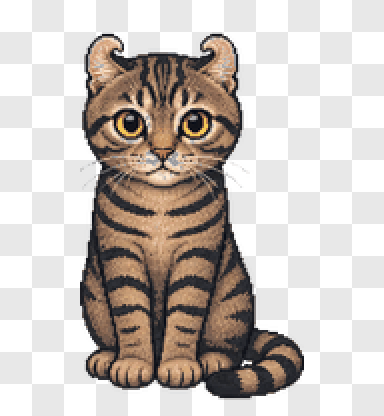
#> input picture assets/previews/becky--natewanggg/gifs/idle.gif, 384 x 416 px
$ python -i assemble_extended_atlas.py   (imports and definitions only)
#> lines starting #> are read from the running program, lines starting #| are printed output that depends on the picture; after the words box and inside, x2 and y2 are one past the last pixel; in counts of white or black regions, pixels touching at a corner belong together
#> further down, picture is the input picture: PIL image 384x416 P; mean R, G, B 201.2, 193.6, 188.3
#!/usr/bin/env python3
"""Assemble a standard Codex pet atlas plus 16 look-direction frames."""

from __future__ import annotations

import argparse
import json
import math
import re
import sys
from pathlib import Path

from PIL import Image

sys.path.insert(0, str(Path(__file__).resolve().parent))
from background_utils import (
    BACKGROUND_MODES,
    clear_transparent_rgb,
    prepare_sprite_source,
)
from extract_strip_frames import component_frame_groups, component_group_image

COLUMNS = 8
STANDARD_ROWS = 9
EXTENDED_ROWS = 11
STANDARD_ROW_STATES = [
    "idle",
    "running-right",
    "running-left",
    "waving",
    "jumping",
    "failed",
    "waiting",
    "running",
    "review",
]
CELL_WIDTH = 192
CELL_HEIGHT = 208
ATLAS_WIDTH = COLUMNS * CELL_WIDTH
STANDARD_ATLAS_HEIGHT = STANDARD_ROWS * CELL_HEIGHT
EXTENDED_ATLAS_HEIGHT = EXTENDED_ROWS * CELL_HEIGHT
LOOK_DIRECTION_LABELS = [
    "000",
    "022.5",
    "045",
    "067.5",
    "090",
    "112.5",
    "135",
    "157.5",
    "180",
    "202.5",
    "225",
    "247.5",
    "270",
    "292.5",
    "315",
    "337.5",
]
IMAGE_SUFFIXES = {".png", ".webp", ".jpg", ".jpeg"}
MIN_DETACHED_COMPONENT_PIXELS = 128
DEFAULT_EDGE_MARGIN = 2
DEFAULT_EDGE_PIXEL_THRESHOLD = 24


class CellGeometry:
    # [24 lines left out: functions __init__, edge_alpha_count, parse_hex_color, not called in this run]


def fit_to_cell(image: Image.Image) -> Image.Image:
    bbox = image.getbbox()
#> bbox = (0, 0, 384, 416)
    target = Image.new("RGBA", (CELL_WIDTH, CELL_HEIGHT), (0, 0, 0, 0))
#> target: PIL image 192x208 RGBA; every value is 0
    if bbox is None:
        return target

    sprite = image.crop(bbox).convert("RGBA")
    max_width = CELL_WIDTH - 10
    max_height = CELL_HEIGHT - 10
    scale = min(max_width / sprite.width, max_height / sprite.height, 1.0)
#> scale = 0.474
    if scale != 1.0:
        sprite = sprite.resize(
            (max(1, round(sprite.width * scale)), max(1, round(sprite.height * scale))),
            Image.Resampling.LANCZOS,
        )
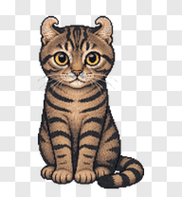
#> sprite: PIL image 182x197 RGBA; mean R, G, B, A 201.1, 193.5, 188.1, 255
    left = (CELL_WIDTH - sprite.width) // 2
#> left = 5
    top = (CELL_HEIGHT - sprite.height) // 2
#> top = 5
    target.alpha_composite(sprite, (left, top))
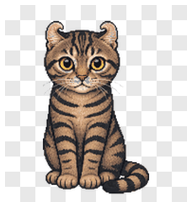
#> target: PIL image 192x208 RGBA; mean R, G, B, A 180.5, 173.7, 168.9, 228.9; transparent parts drawn white
    return remove_small_detached_components(target)


def remove_small_detached_components(image: Image.Image) -> Image.Image:
    rgba = image.convert("RGBA")
    alpha = rgba.getchannel("A")
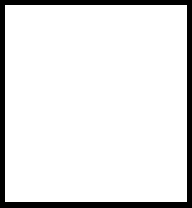
#> alpha: PIL image 192x208 L; 89.8% white; 1 black region, box (x1, y1, x2, y2) and area: (0, 0, 192, 208) 4082
    width, height = rgba.size
#> width = 192; height = 208
    visited: set[tuple[int, int]] = set()
    components: list[list[tuple[int, int]]] = []

    for y in range(height):
        for x in range(width):
            if (x, y) in visited or alpha.getpixel((x, y)) <= 16:
                continue

            component: list[tuple[int, int]] = []
            stack = [(x, y)]
            visited.add((x, y))
            while stack:
                current_x, current_y = stack.pop()
                component.append((current_x, current_y))
                for next_x, next_y in (
                    (current_x - 1, current_y),
                    (current_x + 1, current_y),
                    (current_x, current_y - 1),
                    (current_x, current_y + 1),
                ):
                    if (
                        next_x < 0
                        or next_x >= width
                        or next_y < 0
                        or next_y >= height
                        or (next_x, next_y) in visited
                        or alpha.getpixel((next_x, next_y)) <= 16
                    ):
                        continue
                    visited.add((next_x, next_y))
                    stack.append((next_x, next_y))
            components.append(component)

    if not components:
        return rgba

    largest = max(len(component) for component in components)
#> largest = 35854
    pixels = rgba.load()
    for component in components:
        if len(component) == largest or len(component) >= MIN_DETACHED_COMPONENT_PIXELS:
            continue
        for x, y in component:
            pixels[x, y] = (0, 0, 0, 0)
    return rgba


# [175 lines left out: functions opaque_points, lower_band_points, cell_geometry, normalize_cell_to_geometry, normalize_cells_to_reference, normalization_scale and 4 more, not called in this run]


def normalized_label(value: str) -> str:
    return value.lower().replace(".", "").replace("-", "").replace("_", "")


# [14 lines left out: function labels_for_path, not called in this run]


def image_files(path: Path) -> list[Path]:
    return sorted(p for p in path.iterdir() if p.suffix.lower() in IMAGE_SUFFIXES)


# [442 lines left out: functions load_look_cells_from_dir, load_look_cells, load_registered_row, load_registration, load_neutral_cell, atlas_cell and 9 more, not called in this run]


# [2 lines not run here, left out]

>>> from PIL import Image
>>> picture = Image.open('../../../../assets/previews/becky--natewanggg/gifs/idle.gif')
>>> result = fit_to_cell(picture)
